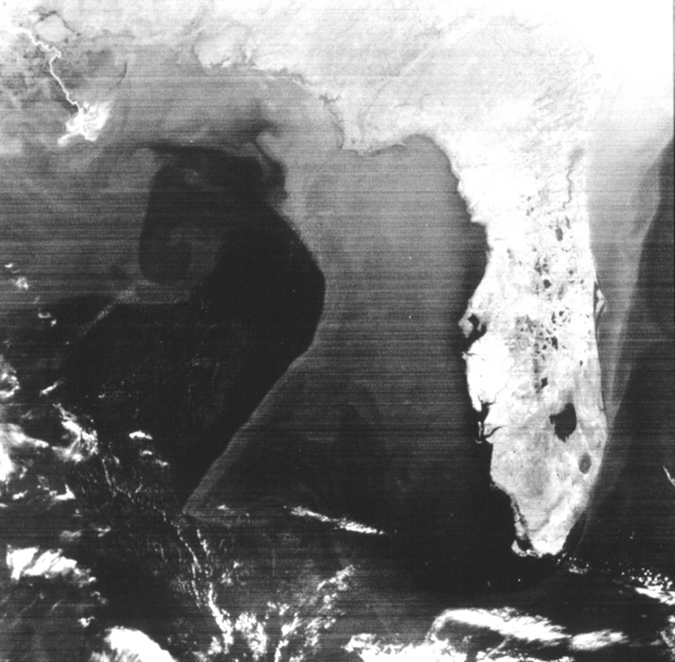
#> input picture HW4/test1.tif, 675 x 662 px
$ python 109550135.py
#> lines starting #> are read from the running program, lines starting #| are printed output that depends on the picture
import cv2
import numpy as np
from matplotlib import pyplot as plt

""" Step1 """
img_1 = cv2.imread('test1.tif',0)
#> img_1 is the input picture: shape (662, 675); min 31, max 255, mean 121.2
img_2 = cv2.imread('test2.tif',0)
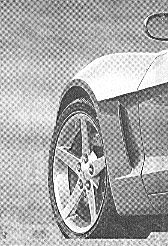
#> input picture HW4/test2.tif, 168 x 246 px
#> img_2 is the input picture: shape (246, 168); min 0, max 255, mean 169.7
ft_1 = np.fft.fft2(img_1)
ft_2 = np.fft.fft2(img_2)
ft_shift_1 = np.fft.fftshift(ft_1)
ft_shift_2 = np.fft.fftshift(ft_2)

# get the magnitudes of spectrum
spec_mag_1 = np.abs(ft_shift_1)
spec_mag_2 = np.abs(ft_shift_2)
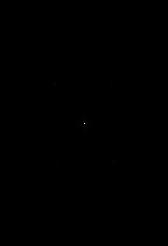
#> spec_mag_2: shape (246, 168) float64; min 21.81, max 7012254, mean 5872.5; drawn with min black and max white

plt.axis('off'),plt.imshow(np.log(spec_mag_1+1), cmap = 'gray')
plt.savefig('spectrum_1.tif', bbox_inches='tight', pad_inches=0)
plt.axis('off'),plt.imshow(np.log(spec_mag_2+1), cmap = 'gray')
plt.savefig('spectrum_2.tif', bbox_inches='tight', pad_inches=0)
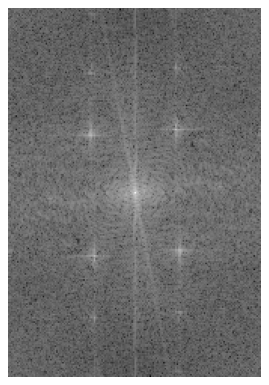
#> figure drawn by matplotlib, 1 panel

""" Step2 """
#############################
# mask1
def mask1(img):
    row_1, col_1 = img.shape
#> row_1 = 662; col_1 = 675
    img[0:320, 335:340] = 0
    img[350:row_1, 335:340] = 0
#> img: shape (662, 675) float64; min 0, max 54166895, mean 6394.7
    # row1=662 col1=675
    return img

"""row_1, col_1 = ft_1.shape
row_n1, col_n1 = row_1 // 2 , col_1 // 2

d1 = 30 # cut-off frequency
mask1 = np.zeros((row_1,col_1))
for i in range(ft_1.shape[0]):
        for j in range(ft_1.shape[1]):
            mask1[i, j] = np.exp(-((i - row_n1)**2 + (j - col_n1)**2) / (2 * d1**2))"""

# mask2
def mask2(img):
    row_2, col_2 = img.shape
#> row_2 = 246; col_2 = 168
    img[25:50, 40:65] = 0
#> img: shape (246, 168) float64
    img[75:100, 40:65] = 0
    img[155:180, 40:65] = 0
    img[205:230, 40:65] = 0
    img[25:50, 105:130] = 0
    img[75:100, 105:130] = 0
    img[155:180, 105:130] = 0
    img[205:230, 105:130] = 0
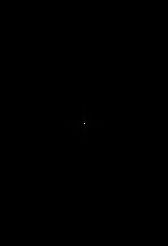
#> img: shape (246, 168) float64; min 0, max 7012254, mean 5071.7; drawn with min black and max white
    # row2=246 col2 = 168
    #print(col_2)
    return img
"""row_2, col_2 = ft_2.shape
row_n2, col_n2 = row_2 // 2 , col_2 // 2

d2 = 20 # cut-off frequency
mask2 = np.zeros((row_2,col_2))
for i in range(ft_2.shape[0]):
        for j in range(ft_2.shape[1]):
            mask2[i, j] = np.exp(-((i - row_n2)**2 + (j - col_n2)**2) / (2 * d2**2))"""

#############################
# apply mask1&2
filtered_spec_1 = mask1(spec_mag_1)
filtered_spec_2 = mask2(spec_mag_2)

plt.axis('off'),plt.imshow(np.log(filtered_spec_1+1), cmap = 'gray')
plt.savefig('reduce_noise_1.tif', bbox_inches='tight', pad_inches=0)
plt.axis('off'),plt.imshow(np.log(filtered_spec_2+1), cmap = 'gray')
plt.savefig('reduce_noise_2.tif', bbox_inches='tight', pad_inches=0)
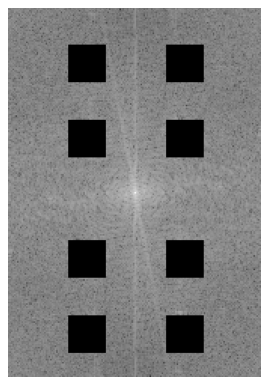
#> figure drawn by matplotlib, 1 panel

""" Step3 """
# apply mask1&2
ft1_filtered = mask1(ft_shift_1)
ft2_filtered = mask2(ft_shift_2)
ift_shift_1 = np.fft.ifftshift(ft1_filtered)
ift_shift_2 = np.fft.ifftshift(ft2_filtered)

ift_1 = np.fft.ifft2(ift_shift_1)
ift_2 = np.fft.ifft2(ift_shift_2)
plt.axis('off'),plt.imshow(ift_1.astype(np.float64), cmap = 'gray')
plt.savefig('fin_1.tif', bbox_inches='tight', pad_inches=0)
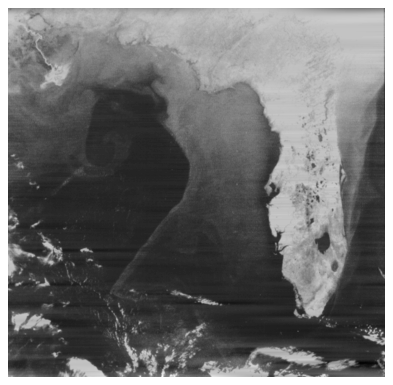
#> figure drawn by matplotlib, 1 panel
plt.axis('off'),plt.imshow(ift_2.astype(np.float64), cmap = 'gray')
plt.savefig('fin_2.tif', bbox_inches='tight', pad_inches=0)
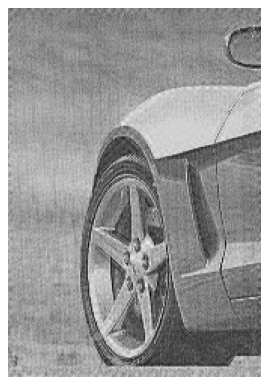
#> figure drawn by matplotlib, 1 panel
